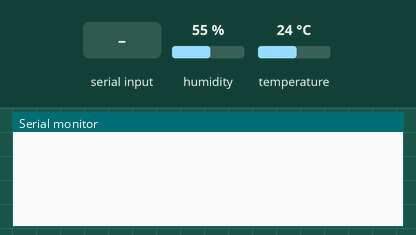
Bench run of a sketch on a simulated Arduino Uno, built with avr-gcc and run on an emulated ATmega328P. On the bench: the last lines printed to the serial monitor. The test bench sets the inputs (shaded band); at power-on: humidity 55 %, temperature 24 °C.

Above: at 3.2 s.
3.3 s: "1\n" received over Serial
At 4.0 s:
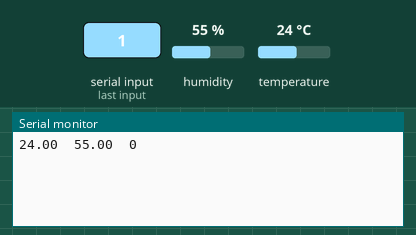
4.8 s: byte 13 ('\r') received over Serial
At 6.0 s:
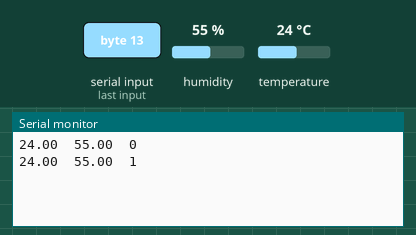
6.3 s: byte 10 ('\n') received over Serial
At 7.5 s:
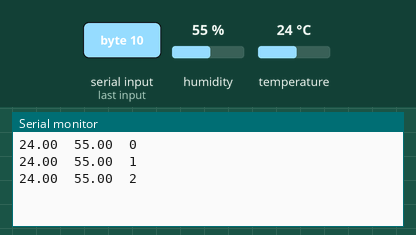
7.8 s: "0\n" received over Serial
At 8.5 s:
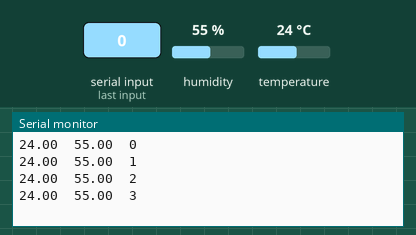
Timing chart, 0 to 10.3 s (numbered marks = the images above; inputs shaded):
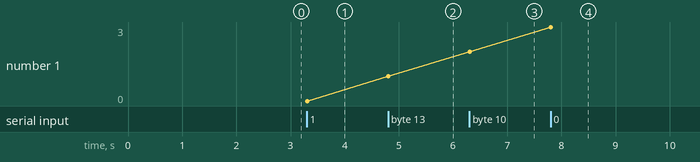

Measured:
- after the input at 3.3 s, the serial monitor: prints a new line at once (image 1)
- after the input at 4.8 s, the serial monitor: prints a new line at once (image 2)
- after the input at 6.3 s, the serial monitor: prints a new line at once (image 3)
- after the input at 7.8 s, the serial monitor: prints a new line at once (image 4)
- plotted number 1: 0 → 1 after the input at 4.8 s, 1 → 2 after the input at 6.3 s, 2 → 3 after the input at 7.8 s

The sketch:

dht.ino
```cpp
#include "DHT.h"

DHT dht;
int session_count=0;

void setup()
{
  Serial.begin(9600);

  dht.setup(2); // data pin 2
  delay(dht.getMinimumSamplingPeriod());
}

void loop()
{
  /* delay(dht.getMinimumSamplingPeriod()); */
  int ch=0;
  do {
    ch=Serial.read();
    if (ch=='\r' || ch=='\n') {
      while (Serial.available()>0) {
        Serial.read();
        }
        break;
      }
    } while (1);

  Serial.print(dht.getTemperature());
  Serial.print("\t");
  Serial.print(dht.getHumidity());
  Serial.print("\t");
  Serial.print(session_count);
  Serial.print("\n");
  session_count++;
}
```
